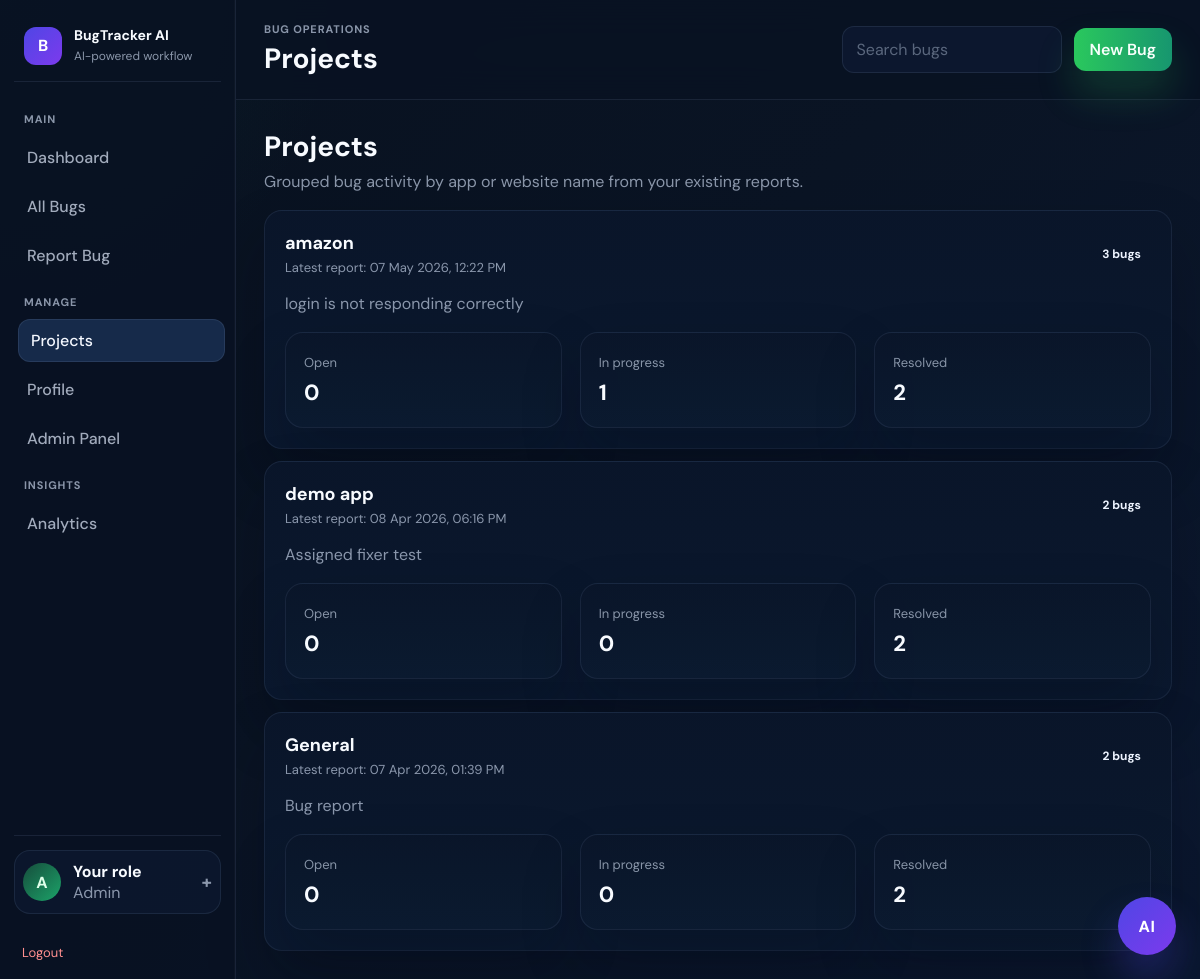
The app's page /projects (signed in), older data.
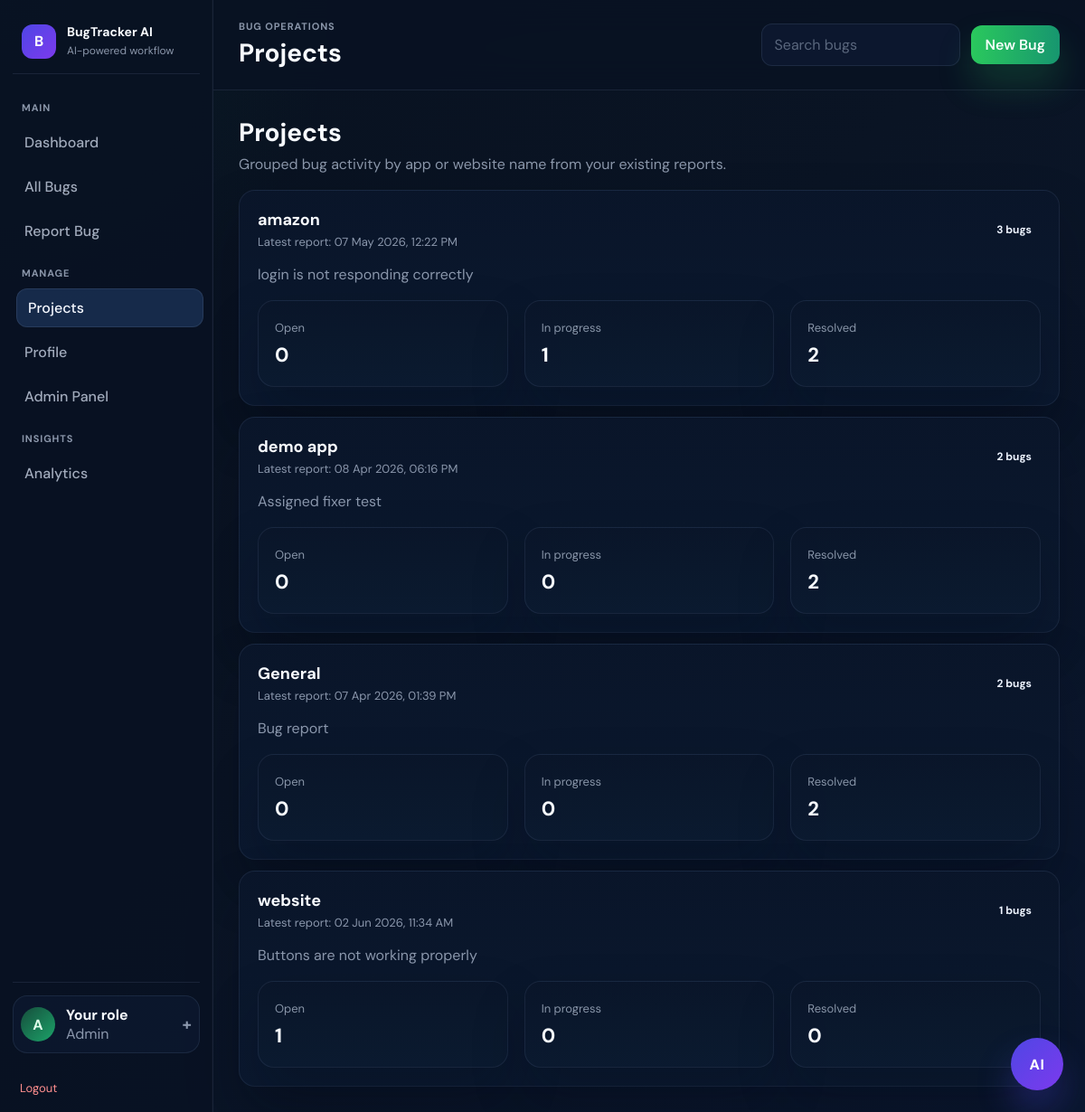
The same page, newer data.
### tables this page shows
CREATE TABLE bugs (
        id INTEGER PRIMARY KEY AUTOINCREMENT,
        title TEXT,
        description TEXT,
        priority TEXT,
        status TEXT,
        assigned_to TEXT,
        created_at TEXT
    , reporter TEXT, app_name TEXT, steps TEXT, expected_result TEXT, actual_result TEXT, contact TEXT, resolution_note TEXT, fixed_at TEXT, screenshot_path TEXT, ai_summary TEXT, ai_priority TEXT, ai_suspected_cause TEXT, ai_fix_plan TEXT, ai_repro_steps TEXT, ai_resolution_summary TEXT);

### app.py (the view)
@app.route("/projects")
def projects():
    if not is_logged_in():
        return redirect(url_for("login"))
    if is_admin():
        bugs = get_all_bugs()
    elif is_fixer():
        bugs = get_bugs_for_fixer(session["user"])
    else:
        bugs = get_bugs_for_reporter(session["user"])
    return render_template(
        "projects.html",
        role=session.get("role", "user"),
        projects=build_project_summaries(bugs),
        active_page="projects"
    )

### app.py (called while the page is built)
def is_logged_in():
    return "user" in session

def is_admin():
    return session.get("role") == "admin"

def format_role_label(role):
    labels = {
        "admin": "Admin",
        "fixer": "Fixer",
        "user": "Reporter",
    }
    return labels.get(role, str(role).title())

@app.context_processor
def inject_display_helpers():
    return {
        "display_name": format_display_name,
        "role_label": format_role_label,
    }

def parse_bug_datetime(value):
    if not value:
        return None
    try:
        return datetime.strptime(value, "%d %b %Y, %I:%M %p")
    except ValueError:
        return None

### database.py (called while the page is built)
def get_connection():
    conn = sqlite3.connect(DB_NAME)
    conn.row_factory = sqlite3.Row
    return conn

### templates/projects.html (shortened to what this page needs)
{% extends "base.html" %}
{% block page_title %}Projects{% endblock %}
{% block content %}
<div class="page-header">
    <h2>Projects</h2>
    <p>Grouped bug activity by app or website name from your existing reports.</p>
</div>
<section class="project-grid">
    {% for project in projects %}
    <article class="project-card">
        <div class="project-top">
            <div>
                <h3 class="card-title">{{ project.name }}</h3>
                <p class="card-subtitle">Latest report: {{ project.latest_created_at }}</p>
            </div>
            <span class="badge">{{ project.total }} bugs</span>
        </div>
        <p class="desc-copy">{{ project.latest_title }}</p>
        <div class="stats-grid" style="grid-template-columns:repeat(3,minmax(0,1fr));margin:16px 0 0;">
            <div class="metric-card"><span>Open</span><strong style="font-size:22px;">{{ project.open }}</strong></div>
            <div class="metric-card"><span>In progress</span><strong style="font-size:22px;">{{ project.in_progress }}</strong></div>
            <div class="metric-card"><span>Resolved</span><strong style="font-size:22px;">{{ project.resolved }}</strong></div>
        </div>
    </article>
    {% else %}
    <div class="empty-state">No projects yet. Add bugs with an app or website name to populate this view.</div>
    {% endfor %}
</section>
{% endblock %}

### templates/base.html (shortened to what this page needs)
<!DOCTYPE html>
<html lang="en">
<head>
    <link rel="stylesheet" href="{{ url_for('static', filename='app.css', v='20260510-ai-polish') }}">
</head>
<body class="app-theme">
<div class="app-shell">
    <aside class="sidebar">
        <a href="{{ url_for('dashboard') }}" class="brand">
            <div class="brand-mark">B</div>
            <div>
                <strong>BugTracker AI</strong>
                <span>AI-powered workflow</span>
            </div>
        </a>
        <nav class="sidebar-nav">
            <div class="nav-section">Main</div>
            <a href="{{ url_for('dashboard') }}" class="nav-link {% if active_page == 'dashboard' %}active{% endif %}">Dashboard</a>
            <a href="{{ url_for('view_bugs') }}" class="nav-link {% if active_page == 'bugs' %}active{% endif %}">All Bugs</a>
            {% if role != "fixer" %}
            <a href="{{ url_for('add_bug') }}" class="nav-link {% if active_page == 'new-bug' %}active{% endif %}">Report Bug</a>
            {% endif %}
            <div class="nav-section">Manage</div>
            <a href="{{ url_for('projects') }}" class="nav-link {% if active_page == 'projects' %}active{% endif %}">Projects</a>
            <a href="{{ url_for('profile') }}" class="nav-link {% if active_page == 'profile' %}active{% endif %}">Profile</a>
            {% if role == "admin" %}
            <a href="{{ url_for('admin_panel') }}" class="nav-link {% if active_page == 'admin' %}active{% endif %}">Admin Panel</a>
            {% endif %}
            <div class="nav-section">Insights</div>
            <a href="{{ url_for('analytics') }}" class="nav-link {% if active_page == 'analytics' %}active{% endif %}">Analytics</a>
        </nav>
        <div class="sidebar-footer">
            <details class="sidebar-user-role">
                <summary class="sidebar-user-summary">
                    <div class="avatar">{{ role_label(role)[0] }}</div>
                    <div>
                        <strong>Your role</strong>
                        <span>{{ role_label(role) }}</span>
                    </div>
                    <span class="role-caret">+</span>
                </summary>
            </details>
            <a href="{{ url_for('logout') }}" class="logout-link sidebar-logout-button">Logout</a>
        </div>
    </aside>
    <main class="main-pane">
        <header class="topbar">
            <div>
                <p class="eyebrow">Bug operations</p>
                <h1>{% block page_title %}BugTracker AI{% endblock %}</h1>
            </div>
            <div class="topbar-actions">
                <form method="GET" action="{{ url_for('view_bugs') }}" class="topbar-search">
                    <input type="text" name="q" placeholder="Search bugs">
                </form>
                {% if role != "fixer" %}
                <a href="{{ url_for('add_bug') }}" class="btn btn-primary">New Bug</a>
                {% endif %}
            </div>
        </header>
        <section class="page-body">
            {% block content %}{% endblock %}
        </section>
    </main>
</div>
<button type="button" class="assistant-launcher" id="assistant-launcher">AI</button>
</body>
</html>

Row changes from the older to the newer data that the page shows:
added bugs: reporter "Admin", name "website", latest_created_at "02 Jun 2026, 11:34 AM", total "1", latest_title "Buttons are not working properly", open "1", in_progress "0", resolved "0"
Text that changed along with them:
{{ role_label(role) }}: "Admin" → (not shown)
